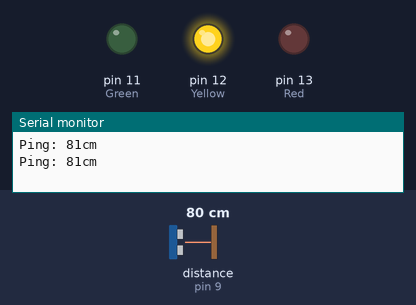
This sketch was run on a simulated Arduino Uno, built with avr-gcc and run on an emulated ATmega328P. Parts: output pins drawn as LEDs (lit = HIGH), the last lines printed to the serial monitor. The inputs (shaded band) are chosen by the test bench; at power-on: distance to the obstacle (sensor on pin 9) 80 cm. The echo pulse lasts 58.3 µs per cm.

Above: at 2.8 s.
2.9 s: distance to the obstacle (sensor on pin 9) set to 145 cm
4.4 s: distance to the obstacle (sensor on pin 9) set to 153 cm
At 5.6 s:
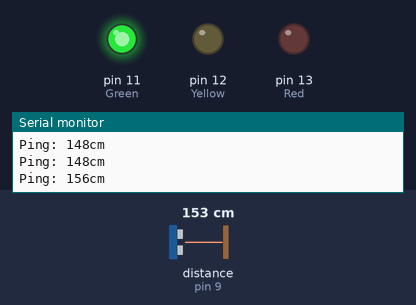
6.5 s: distance to the obstacle (sensor on pin 9) set to 2 cm
At 7.5 s:
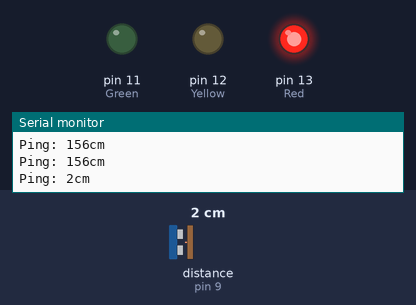
8.5 s: distance to the obstacle (sensor on pin 9) set to 75 cm
10.2 s: distance to the obstacle (sensor on pin 9) set to 82 cm
At 12.2 s:
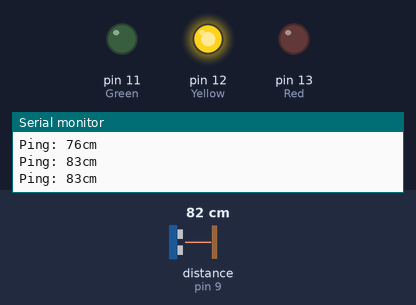
12.5 s: distance to the obstacle (sensor on pin 9) set to 4 cm
At 14.2 s:
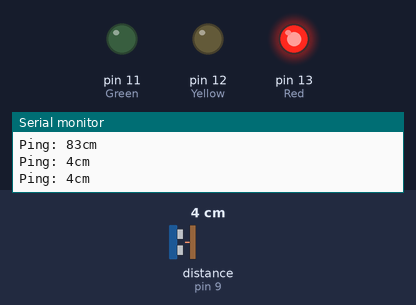
Timing chart, 0 to 15.5 s (numbered marks = the images above; inputs shaded):
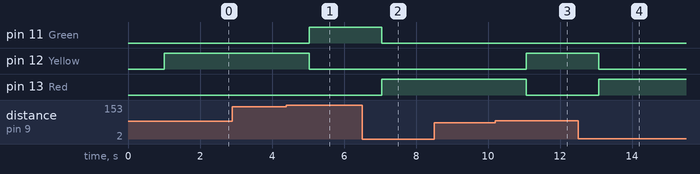

Measured:
- the behaviour switches between 147 and 148 cm on distance to the obstacle (sensor on pin 9) (found by bisection; images 0 and 1)
- the behaviour switches between 77 and 78 cm on distance to the obstacle (sensor on pin 9) (found by bisection; images 2 and 3)
- after the input at 4.4 s, pin 11 (Green): LOW → HIGH after 0.64 s; pin 12 (Yellow): HIGH → LOW after 0.64 s
- after the input at 6.5 s, pin 11 (Green): HIGH → LOW after 0.55 s; pin 13 (Red): LOW → HIGH after 0.55 s
- after the input at 10.2 s, pin 12 (Yellow): LOW → HIGH after 0.87 s; pin 13 (Red): HIGH → LOW after 0.87 s
- after the input at 12.5 s, pin 12 (Yellow): HIGH → LOW after 0.57 s; pin 13 (Red): LOW → HIGH after 0.57 s

The sketch:

Stop_Light_V2.ino
```cpp
#include <NewPing.h>

#define TRIGGER_PIN  8  // Arduino pin tied to trigger pin on the ultrasonic sensor.
#define ECHO_PIN     9  // Arduino pin tied to echo pin on the ultrasonic sensor.
#define MAX_DISTANCE 500 // Maximum distance we want to ping for (in centimeters). Maximum sensor distance is rated at 400-500cm.

NewPing sonar(TRIGGER_PIN, ECHO_PIN, MAX_DISTANCE); // NewPing setup of pins and maximum distance.

void setup() {
  Serial.begin(9600); // Open serial monitor at 115200 baud to see ping results.
  pinMode (11, OUTPUT); // Green
  pinMode (12, OUTPUT); // Yellow
  pinMode (13, OUTPUT); // Red
}

void loop() {
  delay(1000);  // Wait 500ms between pings (about 2 pings/sec). 29ms should be the shortest delay between pings.
  unsigned int uS = sonar.ping(); // Send ping, get ping time in microseconds (uS).
  Serial.print("Ping: ");
  Serial.print(uS / US_ROUNDTRIP_CM); // Convert ping time to distance and print result (0 = outside set distance range, no ping echo)
  Serial.println("cm");

  if (uS / US_ROUNDTRIP_CM != 0)
  {
  if (uS / US_ROUNDTRIP_CM <= 500 && uS / US_ROUNDTRIP_CM >= 151) {
    digitalWrite (11, HIGH);
    digitalWrite (12, LOW);
    digitalWrite (13, LOW);
  }

  if (uS / US_ROUNDTRIP_CM <= 150  && uS / US_ROUNDTRIP_CM >= 79) {
    digitalWrite (11, LOW);
    digitalWrite (12, HIGH);
    digitalWrite (13, LOW);
  }

  if (uS / US_ROUNDTRIP_CM <= 78 && uS / US_ROUNDTRIP_CM >= 0) {
    digitalWrite (11, LOW);
    digitalWrite (12, LOW);
    digitalWrite (13, HIGH);
  }
  if (uS / US_ROUNDTRIP_CM >= 501) {
    digitalWrite (11, LOW);
    digitalWrite (12, LOW);
    digitalWrite (13, LOW);
  }
  }
}
```
